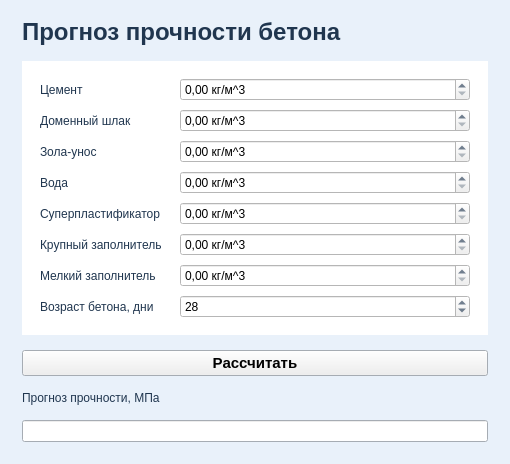
<?xml version="1.0" encoding="UTF-8"?>
<ui version="4.0">
 <class>ConcreteWindow</class>
 <widget class="QWidget" name="ConcreteWindow">
  <property name="geometry">
   <rect>
    <x>0</x>
    <y>0</y>
    <width>510</width>
    <height>464</height>
   </rect>
  </property>
  <property name="palette">
   <palette>
    <active>
     <colorrole role="WindowText">
      <brush brushstyle="SolidPattern">
       <color alpha="255">
        <red>32</red>
        <green>54</green>
        <blue>79</blue>
       </color>
      </brush>
     </colorrole>
     <colorrole role="Window">
      <brush brushstyle="SolidPattern">
       <color alpha="255">
        <red>233</red>
        <green>241</green>
        <blue>250</blue>
       </color>
      </brush>
     </colorrole>
    </active>
    <inactive>
     <colorrole role="WindowText">
      <brush brushstyle="SolidPattern">
       <color alpha="255">
        <red>32</red>
        <green>54</green>
        <blue>79</blue>
       </color>
      </brush>
     </colorrole>
     <colorrole role="Window">
      <brush brushstyle="SolidPattern">
       <color alpha="255">
        <red>233</red>
        <green>241</green>
        <blue>250</blue>
       </color>
      </brush>
     </colorrole>
    </inactive>
    <disabled>
     <colorrole role="Base">
      <brush brushstyle="SolidPattern">
       <color alpha="255">
        <red>233</red>
        <green>241</green>
        <blue>250</blue>
       </color>
      </brush>
     </colorrole>
     <colorrole role="Window">
      <brush brushstyle="SolidPattern">
       <color alpha="255">
        <red>233</red>
        <green>241</green>
        <blue>250</blue>
       </color>
      </brush>
     </colorrole>
    </disabled>
   </palette>
  </property>
  <property name="windowTitle">
   <string>Прочность бетона</string>
  </property>
  <property name="locale">
   <locale language="Russian" country="Russia"/>
  </property>
  <layout class="QVBoxLayout" name="pageLayout">
   <property name="spacing">
    <number>15</number>
   </property>
   <property name="leftMargin">
    <number>22</number>
   </property>
   <property name="topMargin">
    <number>18</number>
   </property>
   <property name="rightMargin">
    <number>22</number>
   </property>
   <property name="bottomMargin">
    <number>22</number>
   </property>
   <item>
    <widget class="QLabel" name="headingLabel">
     <property name="sizePolicy">
      <sizepolicy hsizetype="Preferred" vsizetype="Fixed">
       <horstretch>0</horstretch>
       <verstretch>0</verstretch>
      </sizepolicy>
     </property>
     <property name="font">
      <font>
       <pointsize>18</pointsize>
       <bold>true</bold>
      </font>
     </property>
     <property name="text">
      <string>Прогноз прочности бетона</string>
     </property>
    </widget>
   </item>
   <item>
    <widget class="QFrame" name="formCard">
     <property name="palette">
      <palette>
       <active>
        <colorrole role="Window">
         <brush brushstyle="SolidPattern">
          <color alpha="255">
           <red>255</red>
           <green>255</green>
           <blue>255</blue>
          </color>
         </brush>
        </colorrole>
       </active>
       <inactive>
        <colorrole role="Window">
         <brush brushstyle="SolidPattern">
          <color alpha="255">
           <red>255</red>
           <green>255</green>
           <blue>255</blue>
          </color>
         </brush>
        </colorrole>
       </inactive>
       <disabled>
        <colorrole role="Base">
         <brush brushstyle="SolidPattern">
          <color alpha="255">
           <red>255</red>
           <green>255</green>
           <blue>255</blue>
          </color>
         </brush>
        </colorrole>
        <colorrole role="Window">
         <brush brushstyle="SolidPattern">
          <color alpha="255">
           <red>255</red>
           <green>255</green>
           <blue>255</blue>
          </color>
         </brush>
        </colorrole>
       </disabled>
      </palette>
     </property>
     <property name="autoFillBackground">
      <bool>true</bool>
     </property>
     <layout class="QFormLayout" name="materialForm">
      <property name="fieldGrowthPolicy">
       <enum>QFormLayout::FieldGrowthPolicy::AllNonFixedFieldsGrow</enum>
      </property>
      <property name="horizontalSpacing">
       <number>18</number>
      </property>
      <property name="verticalSpacing">
       <number>8</number>
      </property>
      <property name="leftMargin">
       <number>18</number>
      </property>
      <property name="topMargin">
       <number>17</number>
      </property>
      <property name="rightMargin">
       <number>18</number>
      </property>
      <property name="bottomMargin">
       <number>17</number>
      </property>
      <item row="0" column="0">
       <widget class="QLabel" name="cementLabel">
        <property name="text">
         <string>Цемент</string>
        </property>
        <property name="buddy">
         <cstring>cement</cstring>
        </property>
       </widget>
      </item>
      <item row="0" column="1">
       <widget class="QDoubleSpinBox" name="cement">
        <property name="accessibleName">
         <string>Цемент</string>
        </property>
        <property name="suffix">
         <string> кг/м^3</string>
        </property>
        <property name="decimals">
         <number>2</number>
        </property>
        <property name="maximum">
         <double>9999.000000000000000</double>
        </property>
       </widget>
      </item>
      <item row="1" column="0">
       <widget class="QLabel" name="slagLabel">
        <property name="text">
         <string>Доменный шлак</string>
        </property>
        <property name="buddy">
         <cstring>slag</cstring>
        </property>
       </widget>
      </item>
      <item row="1" column="1">
       <widget class="QDoubleSpinBox" name="slag">
        <property name="accessibleName">
         <string>Доменный шлак</string>
        </property>
        <property name="suffix">
         <string> кг/м^3</string>
        </property>
        <property name="decimals">
         <number>2</number>
        </property>
        <property name="maximum">
         <double>9999.000000000000000</double>
        </property>
       </widget>
      </item>
      <item row="2" column="0">
       <widget class="QLabel" name="fly_ashLabel">
        <property name="text">
         <string>Зола-унос</string>
        </property>
        <property name="buddy">
         <cstring>fly_ash</cstring>
        </property>
       </widget>
      </item>
      <item row="2" column="1">
       <widget class="QDoubleSpinBox" name="fly_ash">
        <property name="accessibleName">
         <string>Зола-унос</string>
        </property>
        <property name="suffix">
         <string> кг/м^3</string>
        </property>
        <property name="decimals">
         <number>2</number>
        </property>
        <property name="maximum">
         <double>9999.000000000000000</double>
        </property>
       </widget>
      </item>
      <item row="3" column="0">
       <widget class="QLabel" name="waterLabel">
        <property name="text">
         <string>Вода</string>
        </property>
        <property name="buddy">
         <cstring>water</cstring>
        </property>
       </widget>
      </item>
      <item row="3" column="1">
       <widget class="QDoubleSpinBox" name="water">
        <property name="accessibleName">
         <string>Вода</string>
        </property>
        <property name="suffix">
         <string> кг/м^3</string>
        </property>
        <property name="decimals">
         <number>2</number>
        </property>
        <property name="maximum">
         <double>9999.000000000000000</double>
        </property>
       </widget>
      </item>
      <item row="4" column="0">
       <widget class="QLabel" name="superplasticizerLabel">
        <property name="text">
         <string>Суперпластификатор</string>
        </property>
        <property name="buddy">
         <cstring>superplasticizer</cstring>
        </property>
       </widget>
      </item>
      <item row="4" column="1">
       <widget class="QDoubleSpinBox" name="superplasticizer">
        <property name="accessibleName">
         <string>Суперпластификатор</string>
        </property>
        <property name="suffix">
         <string> кг/м^3</string>
        </property>
        <property name="decimals">
         <number>2</number>
        </property>
        <property name="maximum">
         <double>9999.000000000000000</double>
        </property>
       </widget>
      </item>
      <item row="5" column="0">
       <widget class="QLabel" name="coarse_aggregateLabel">
        <property name="text">
         <string>Крупный заполнитель</string>
        </property>
        <property name="buddy">
         <cstring>coarse_aggregate</cstring>
        </property>
       </widget>
      </item>
      <item row="5" column="1">
       <widget class="QDoubleSpinBox" name="coarse_aggregate">
        <property name="accessibleName">
         <string>Крупный заполнитель</string>
        </property>
        <property name="suffix">
         <string> кг/м^3</string>
        </property>
        <property name="decimals">
         <number>2</number>
        </property>
        <property name="maximum">
         <double>9999.000000000000000</double>
        </property>
       </widget>
      </item>
      <item row="6" column="0">
       <widget class="QLabel" name="fine_aggregateLabel">
        <property name="text">
         <string>Мелкий заполнитель</string>
        </property>
        <property name="buddy">
         <cstring>fine_aggregate</cstring>
        </property>
       </widget>
      </item>
      <item row="6" column="1">
       <widget class="QDoubleSpinBox" name="fine_aggregate">
        <property name="accessibleName">
         <string>Мелкий заполнитель</string>
        </property>
        <property name="suffix">
         <string> кг/м^3</string>
        </property>
        <property name="decimals">
         <number>2</number>
        </property>
        <property name="maximum">
         <double>9999.000000000000000</double>
        </property>
       </widget>
      </item>
      <item row="7" column="0">
       <widget class="QLabel" name="ageLabel">
        <property name="text">
         <string>Возраст бетона, дни</string>
        </property>
        <property name="buddy">
         <cstring>age</cstring>
        </property>
       </widget>
      </item>
      <item row="7" column="1">
       <widget class="QSpinBox" name="age">
        <property name="accessibleName">
         <string>Возраст бетона, дни</string>
        </property>
        <property name="minimum">
         <number>1</number>
        </property>
        <property name="maximum">
         <number>9999</number>
        </property>
        <property name="value">
         <number>28</number>
        </property>
       </widget>
      </item>
     </layout>
    </widget>
   </item>
   <item>
    <widget class="QPushButton" name="calculateButton">
     <property name="font">
      <font>
       <pointsize>11</pointsize>
       <bold>true</bold>
      </font>
     </property>
     <property name="text">
      <string>Рассчитать</string>
     </property>
    </widget>
   </item>
   <item>
    <widget class="QLabel" name="label">
     <property name="text">
      <string>Прогноз прочности, МПа</string>
     </property>
    </widget>
   </item>
   <item>
    <widget class="QLineEdit" name="predictionOutput">
     <property name="readOnly">
      <bool>true</bool>
     </property>
    </widget>
   </item>
  </layout>
 </widget>
 <resources/>
 <connections/>
</ui>
